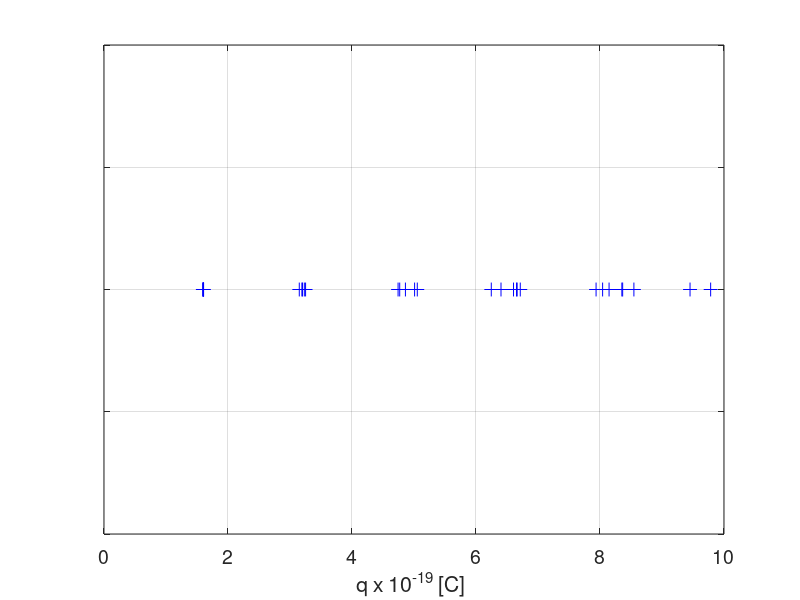
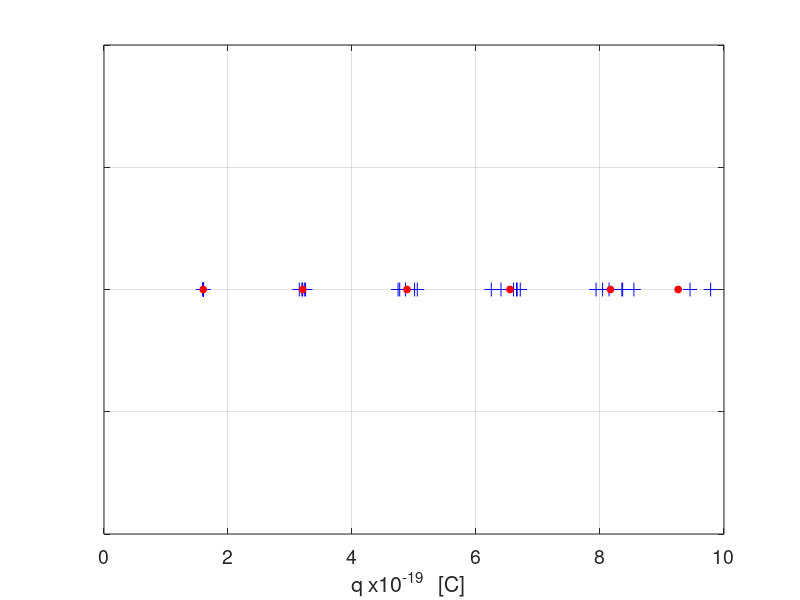
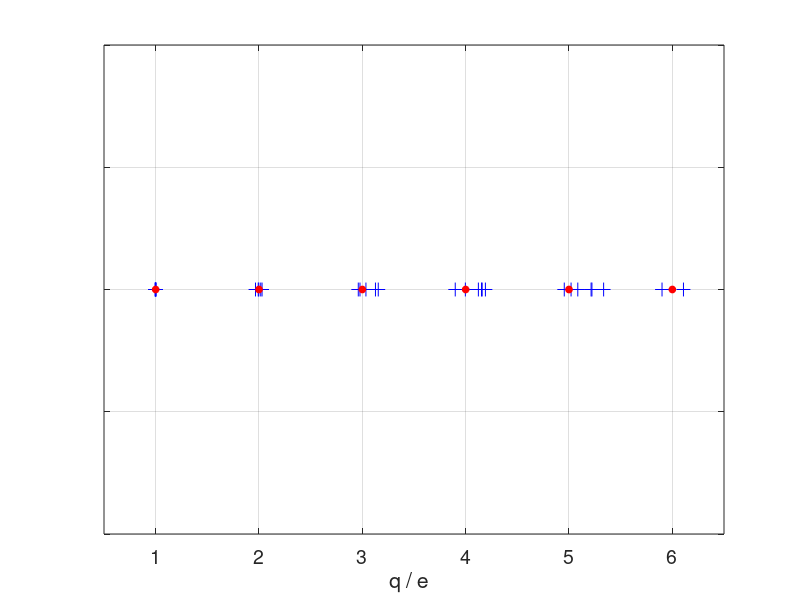

Recreate these plots in MATLAB, in order.
% spMillikan2.m

% 171003
% Ian Cooper  School of Phyiscs  University of Sydney
% http://www.physics.usyd.edu.au/teach_res/mp/mscripts/

% Calculations for Millikan's Oil Drop Experiment
%  Using simulated data
% S.I. units used for all physical quantities

clear all
close all
clc

% KNOWN PARAMETERS ======================================================
  % separation distance between capacitor plates  [m]
    d = 8.00e-3; 
  % acceleration due to gravity  [m/s^2]  
    g = 9.81; 
  % oil drop displacement for terminal velocity  [m]  
    s = 8.30e-4;        
  % density of air  [kg.m^3]
    rho_A = 1.225;
  % corrected viscoisty of air  [N.s/m]  
    eta = 1.60e-5;      
  % density of oil  [kg.m^3] 
    rho = 839;          
  % elementary charge  [C]
    e = 1.602e-19; 

 % Assign number of elementary charges to oil drop
 N = ones(30,1);
 N(1:3)   = 6;
 N(4:9)   = 4;
 N(10:14) = 5;
 N(21:25) = 2;
 N(26:30) = 3; 
    
% MEASUREMENTS ==========================================================
  % voltage between plates of capacitro  [V]
    V = 1000;            
  % time intervals for falling oil drop:  E = 0   [s]
    tD = 16.*ones(30,1) + randn(30,1);
          

    
% CALCULATIONS ==========================================================

  % uniform electric field between plates of capacitor [V/m]
    E = V / d;        
  % mean time interval for falling oil drop  [s]
    tD_avg = mean(tD);  
  % terminal velocity of falling oil drop  [m/s]
    vD = s / tD_avg;       
  % radius and volume of oil drop  [m] [m^3]
    R = sqrt(9*eta*vD / (2*g*(rho - rho_A)));   
    Vol = (4/3)*pi*R^3;           
  % mass of oil drop  [kg]
    m = Vol * rho;  
    
  % time intervals for rising oil drop: E <> 0   [s]
    tU =  (6*pi*eta*R*s) ./ (N.*(e*E)- m*g);  
    tU = tU + 0.1*randn(30,1);
    
  % terminal velocity rising oil drops  [m/s]
    vU = s ./ tU;          
  % gravitational force  [N]
    FG = m*g;  
  % bouyancy force  
    FB = -Vol*rho_A*g; 
  % resisitive force
    FR = (6*pi*eta*R).*vU;
  
  % charge  [C]
    q = (FG + FB + FR) ./ E;
  
  % Average charge per group
    q_avg(1) = mean(q(1:3));
    q_avg(2) = mean(q(4:9));
    q_avg(3) = mean(q(10:14));
    q_avg(4) = mean(q(15:20));
    q_avg(5) = mean(q(21:25));
    q_avg(6) = mean(q(26:30));
    
 %  Averages for elementary charge for each group   
    eN(1) = q_avg(1)/6;
    eN(2) = q_avg(2)/4;
    eN(3) = q_avg(3)/5;
    eN(4) = q_avg(4)/1;
    eN(5) = q_avg(5)/2;
    eN(6) = q_avg(6)/3;

% Estimate for eleementary charge
   e_avg = mean(eN);
   
    
 % GRAPHICS =============================================================   
 
 figure(1)
   set(gcf,'units','normalized','position',[0.01 0.5 0.3 0.15]);
   fs = 14;
   xP = q*1e19;
   yP = zeros(1,length(xP));
   hPlot = plot(xP,yP,'+b');
   set(hPlot,'MarkerSize',10);
   grid on
   set(gca,'YTickLabel',[]);
   xlabel('q x 10^{-19} [C] ','fontsize',fs);
   set(gca,'fontsize',fs);
   
figure(2)
   set(gcf,'units','normalized','position',[0.32 0.5 0.3 0.15]);
   fs = 14;
   xP = q.*1e19;
   yP = zeros(1,length(xP));
   hPlot = plot(xP,yP,'+b');
   set(hPlot,'MarkerSize',10);
   hold on
   xP = q_avg.*1e19;
   yP = zeros(1,length(xP));
   hPlot = plot(xP,yP,'or');
   set(hPlot,'MarkerSize',5);
   set(hPlot,'MarkerFaceColor','r');
   grid on
   set(gca,'YTickLabel',[]);
   xlabel('q x10^{-19}   [C]  ','fontsize',fs);
   set(gca,'fontsize',fs);

figure(3)
   set(gcf,'units','normalized','position',[0.65 0.5 0.3 0.15]);
   fs = 14;
   xP = (q./e);
   yP = zeros(1,length(xP));
   hPlot = plot(xP,yP,'+b');
   set(hPlot,'MarkerSize',10);
   hold on
   xP = [6 4 5 1 2 3];
   yP = zeros(1,length(xP));
   hPlot = plot(xP,yP,'or');
   set(hPlot,'MarkerSize',5); 
   set(hPlot,'MarkerFaceColor','r');
   
   grid on
   set(gca,'YTickLabel',[]);
   xlabel('q / e  ','fontsize',fs);
   set(gca,'fontsize',fs);
   set(gca,'xTick',1:6);
   set(gca,'xLim',[0.5 6.5]);
   
   